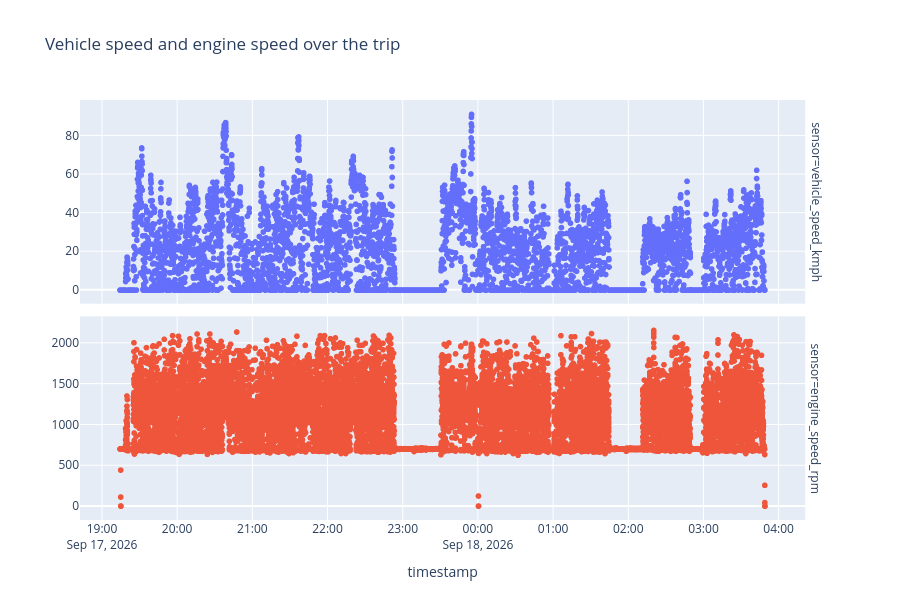

Notebook code cell kept with this figure:
### Markdown cell above
## Full trip

### Code cell
long = df.melt(
    id_vars="timestamp",
    value_vars=["vehicle_speed_kmph", "engine_speed_rpm"],
    var_name="sensor",
    value_name="value",
).dropna()

fig = px.scatter(
    long,
    x="timestamp",
    y="value",
    facet_row="sensor",
    color="sensor",
    height=600,
    title="Vehicle speed and engine speed over the trip",
)
fig.update_yaxes(matches=None, title_text="")
fig.update_layout(showlegend=False)
fig.show()

### Figure 1 — Plotly figure (JSON) as saved in the notebook; plotly's stock layout.template omitted (floating-point values rounded to 4 significant figures; data arrays with more than 128 entries replaced by an {"elided": "..."} marker saying what was removed)
{"data": [{"hovertemplate": "sensor=vehicle_speed_kmph<br>timestamp=%{x}<br>value=%{y}<extra></extra>", "legendgroup": "vehicle_speed_kmph", "marker": {"color": "#636efa", "symbol": "circle"}, "mode": "markers", "name": "vehicle_speed_kmph", "showlegend": true, "type": "scattergl", "x": {"elided": "6172 str values"}, "xaxis": "x2", "y": {"elided": "6172 float values"}, "yaxis": "y2"}, {"hovertemplate": "sensor=engine_speed_rpm<br>timestamp=%{x}<br>value=%{y}<extra></extra>", "legendgroup": "engine_speed_rpm", "marker": {"color": "#EF553B", "symbol": "circle"}, "mode": "markers", "name": "engine_speed_rpm", "showlegend": true, "type": "scattergl", "x": {"elided": "30858 str values"}, "xaxis": "x", "y": {"elided": "30858 float values"}, "yaxis": "y"}], "layout": {"annotations": [{"font": {}, "showarrow": false, "text": "sensor=engine_speed_rpm", "textangle": 90, "x": 0.98, "xanchor": "left", "xref": "paper", "y": 0.2425, "yanchor": "middle", "yref": "paper"}, {"font": {}, "showarrow": false, "text": "sensor=vehicle_speed_kmph", "textangle": 90, "x": 0.98, "xanchor": "left", "xref": "paper", "y": 0.7575, "yanchor": "middle", "yref": "paper"}], "height": 600, "legend": {"title": {"text": "sensor"}, "tracegroupgap": 0}, "showlegend": false, "title": {"text": "Vehicle speed and engine speed over the trip"}, "xaxis": {"anchor": "y", "domain": [0, 0.98], "title": {"text": "timestamp"}}, "xaxis2": {"anchor": "y2", "domain": [0, 0.98], "matches": "x", "showticklabels": false}, "yaxis": {"anchor": "x", "domain": [0, 0.485], "title": {"text": ""}}, "yaxis2": {"anchor": "x2", "domain": [0.515, 1], "title": {"text": ""}}}}
